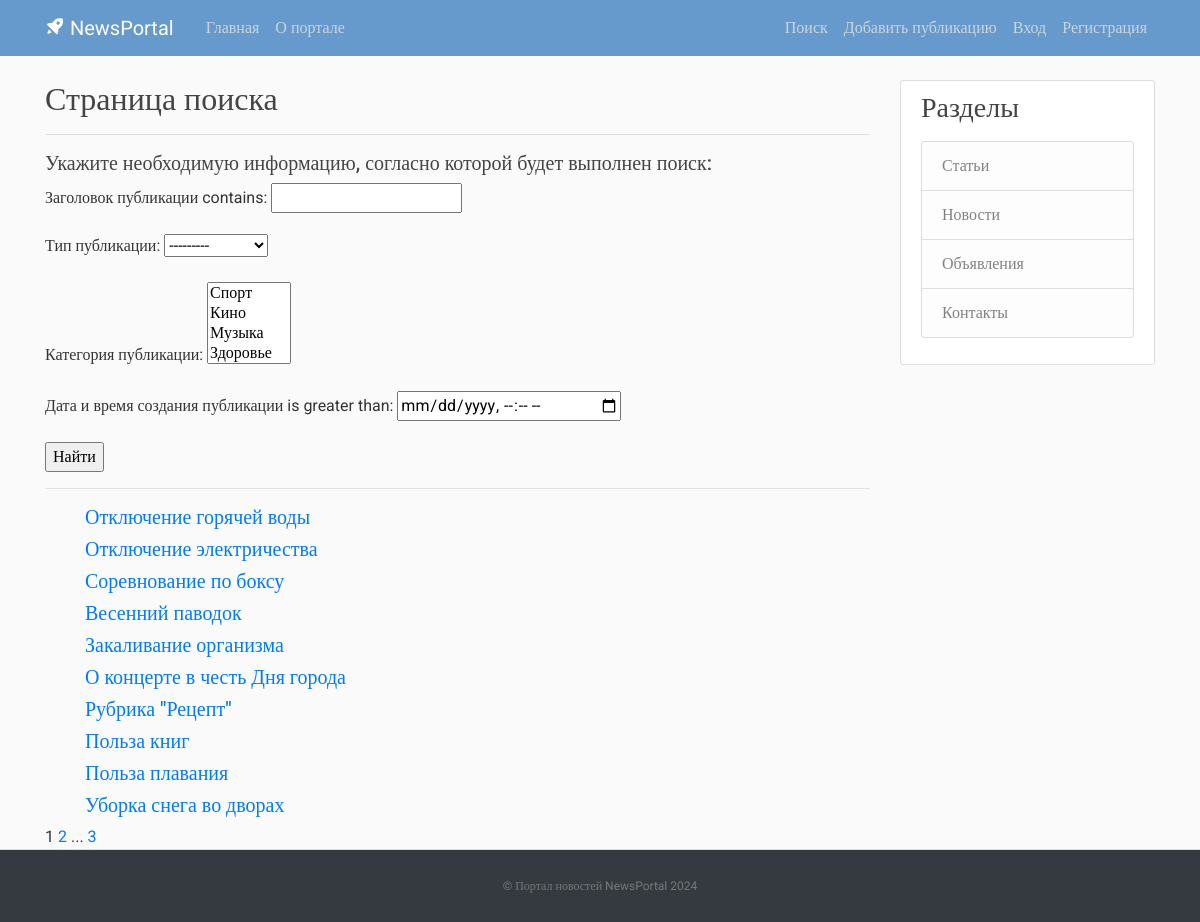
The app's page /search/ with its own data.
### post/models.py (models this page shows, shortened)
class Post(models.Model):
    NEWS = 'NW'
    ARTICLE = 'AR'
    NOTIFICATION = 'NT'
    CATEGORY_CHOICES = (
        (NEWS, 'Новость'),
        (ARTICLE, 'Статья'),
        (NOTIFICATION, 'Объявление'),
    )
    categoryType = models.CharField(max_length=2, choices=CATEGORY_CHOICES, default=ARTICLE, verbose_name='Тип публикации')
    dateCreation = models.DateTimeField(default=timezone.now, verbose_name='Дата и время создания публикации')
    title = models.CharField(max_length=128, verbose_name='Заголовок публикации')
    text = models.TextField(verbose_name='Текст публикации')
    rating = models.SmallIntegerField(default=0, verbose_name='Рейтинг публикации')
    author = models.ForeignKey(Author, on_delete=models.CASCADE, verbose_name='Автор публикации')
    category = models.ManyToManyField(Category, verbose_name='Категория публикации')
    class Meta:
        ordering = ['-dateCreation',]
        verbose_name = 'Публикация'
        verbose_name_plural = 'Публикации'

### post/views.py (the view)
# urls.py: path('search/', views.PostSearch.as_view(), name='post_search'),
class PostSearch(ListView):
    model = Post
    template_name = 'flatpages/search.html'
    context_object_name = 'search'
    filterset_class = PostFilter
    paginate_by = 10
    def get_queryset(self):
        queryset = super().get_queryset()
        self.filterset = PostFilter(self.request.GET, queryset)
        return self.filterset.qs
    def get_context_data(self, **kwargs):
        context = super().get_context_data(**kwargs)
        context['filterset'] = self.filterset
        return context

### post/models.py (called while the page is built)
    def __str__(self):
        return self.name

### post/templatetags/custom_tags.py (called while the page is built)
@register.simple_tag(takes_context=True)
def url_replace(context, **kwargs):
   d = context['request'].GET.copy()
   for k, v in kwargs.items():
       d[k] = v
   return d.urlencode()

### templates/flatpages/search.html (shortened to what this page needs)
{% extends 'flatpages/default.html' %}
{% load censor %}
{% load custom_tags %}
{% block content %}
<h2> Страница поиска </h2>
<hr>
<h5> Укажите необходимую информацию, согласно которой будет выполнен поиск: </h5>
    <form action="" method="get">
        {{ filterset.form.as_p }}
        <input type="submit" value="Найти" />
    </form>
<hr />
    <ul>
        {% for post in search %}
            <h5><a href="{% url 'post_detail' post.id %}">{{ post.title|censor_w }}</a></h5>
        {% empty %}
            <h3>Ничего не найдено</h3>
        {% endfor %}
    </ul>
   {{ page_obj.number }}
   {% if page_obj.has_next %}
       <a href="?{% url_replace page=page_obj.next_page_number %}">{{ page_obj.next_page_number }}</a>
       {% if paginator.num_pages != page_obj.next_page_number %}
           ...
           <a href="?{% url_replace page=page_obj.paginator.num_pages %}">{{ page_obj.paginator.num_pages }}</a>
       {% endif %}
   {% endif %}
{% endblock content %}

### static/css/main.css (style rules this page uses)
body, html { width:100%; height:100% }
body { margin:0; padding:0; background: #fafafa; color: #333333; margin-top: 5rem; font-family:Roboto; }
h1, h2, h3, h4, h5, h6 { color: #444444; }
ul { margin: 0; }

### records on screen
Post: title|censor_w "Отключение горячей воды"
Post: title|censor_w "Отключение электричества"
Post: title|censor_w "Соревнование по боксу"
Post: title|censor_w "Весенний паводок"
Post: title|censor_w "Закаливание организма"
Post: title|censor_w "О концерте в честь Дня города"
Post: title|censor_w "Рубрика \"Рецепт\""
Post: title|censor_w "Польза книг"
Post: title|censor_w "Польза плавания"
Post: title|censor_w "Уборка снега во дворах"

### other values on screen
{{ page_obj.number }} "1"
{{ page_obj.next_page_number }} "2"
{{ page_obj.paginator.num_pages }} "3"
